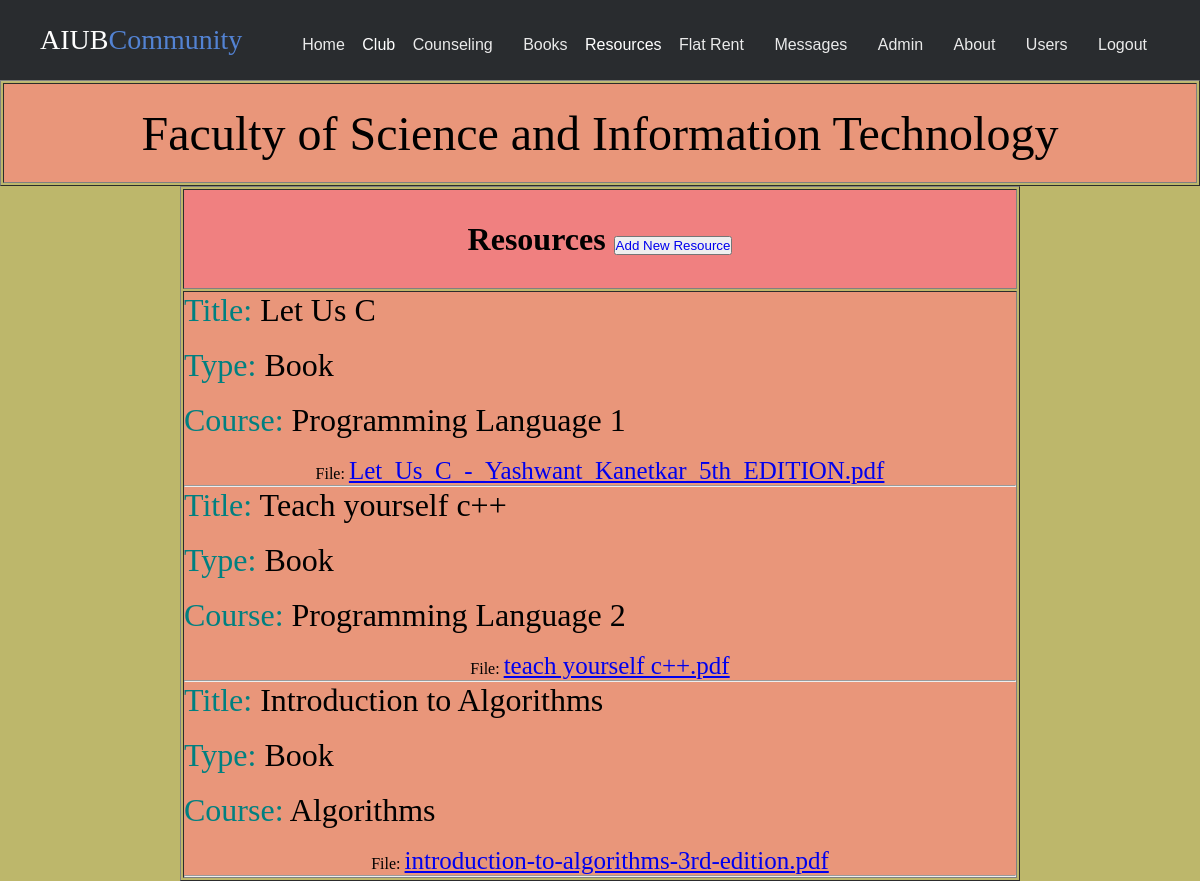
Page /App/Resources/fsit.php (signed in) on the committed database.
### tables this page shows
CREATE TABLE `resources` (
  `SL` int(255) NOT NULL,
  `Name` varchar(255) NOT NULL,
  `Dir` varchar(255) NOT NULL,
  `Title` varchar(255) NOT NULL,
  `Type` varchar(255) NOT NULL,
  `Course` varchar(255) NOT NULL,
  `Department` varchar(255) NOT NULL
);

### Library/db.php (called while the page is built)
<?php
$serverName="localhost";
$username="root";
$password="";
$databaseName="aiub community";
function executeNonQuery($query){
global $serverName,$username,$password,$databaseName;
$result=false;
$connection=mysqli_connect($serverName,$username,$password,$databaseName);
if($connection){
    $result=mysqli_query($connection,$query);
}
return $result;
}
function executeQuery($query){
    return executeNonQuery($query);
}
?>

### Data/user_data_access.php (called while the page is built, shortened)
<?php
include_once("../../Library/db.php");
function Readresources($dep)
{
   $sql = "SELECT * FROM resources WHERE Department = '$dep'";
    $result=executeQuery($sql);
    $rscList=array();
    if($result){
       for ($i=0; $row =mysqli_fetch_assoc($result) ; $i++) {
           $rscList[$i]=$row;
       }
    }
    return $rscList;
}
?>

### Core/user_service.php (called while the page is built, shortened)
<?php
include_once("../../data/user_data_access.php");
function resources($dep)
{
    return Readresources($dep);
}
?>

### App/Resources/fsit.php (the view, shortened to what this page needs)
<?php
$uname=$_SESSION['name'];
include_once("../../core/user_service.php");
$rsc= resources("FSIT");
?>
<html>
<head>
  <link rel="stylesheet" href="css/main.css" />
  <link rel="stylesheet" href="../css/header-fixed.css">
  <link rel="stylesheet" href="../CSS/assets/css/footer.css">
</head>
<body bgcolor="DarkKhaki ">
  <header class="header-fixed">
    <div class="header-limiter">
      <h1 style="font-family: Snell Roundhand,cursive;"><a href="../Homee/home.php" >AIUB<span>Community</span></a></h1>
      <nav>
        <a href="../Homee/home.php">Home</a>
        <div class="dropdown">
          <label>Club</label>
        </div>
        <a href="../Counseling/Altruists.php">Counseling</a>
        <a href="../Book/booksnew.php">Books</a>
        <div class="dropdown">
          <label>Resources</label>
        </div>
        <a href="../Flat/flats.php">Flat Rent</a>
        <a href="../Messages/Messages.php">Messages</a>
        <a href="../Profile/Profile.php"><?=$uname?></a>
        <a href="../About/About.php">About</a>
        <?php
        if ($uname=="Admin") {
          echo "<a href=\"../Admin/users.php\">Users</a>";
        }
        ?>
        <a href="../Login/logout.php">Logout</a>
      </nav>
    </div>
  </header>
  <table border="1"  align="center" width="100%">
<tr>
  <td colspan="10" align="center" height="100"  style="background-color: DarkSalmon;">
    <font size="8"> Faculty of Science and Information Technology</font>
  </td>
</tr>
</table>
<form method="POST" action="<?= htmlspecialchars($_SERVER['PHP_SELF']);?>">
<table  border="1" class="tableR" align="center" width="70%" style=" table-layout: fixed;">
   <tr height="" >
    <td colspan="5" style="background-color: LIGHTCORAL;text-align: center;"><h1>Resources <?php
        if ($uname=="Admin") {
          echo "<button ><a href=\"../Admin/addResource.php\" style=\"text-decoration: none;\">Add New Resource</a></button>";
        }
        ?></h1></td>
  </tr>
  <tr>
    <td  colspan="5" style="background-color: DARKSALMON;word-wrap: break-word;">
      <?php
     foreach ($rsc as $rows)
      {
        $name = $rows['Name'];
        $title = $rows['Title'];
        $type = $rows['Type'];
        $course = $rows['Course'];
        $files_show= "Files/$name";
      ?>
        <font size="6" color="TEAL">Title: </font>
        <label><font size="6"><?= $title; ?></font></label>
        <br>
        <br>
        <font size="6" color="TEAL">Type: </font>
        <font size="6"><?= $type; ?></font>
                <br>
        <br>
        <font size="6" color="TEAL">Course: </font>
        <label><font size="6"><?= $course; ?></font></label>
<br>
        <br>
       <div align=center>File: <a id="file" href="<?= $files_show; ?>"><?= $name; ?></a></div>
       <hr>
        <?php
      }
        ?>
      </td>
      </tr>
  </table>
 </form>
<body>
  </html>

### App/Resources/CSS/main.css (style rules this page uses)
.tableR { text-align: left; }
table[align="center"] { margin: 0 auto; }
.tableR,tr { height: 100px; }
#file { font-size: 25px; }

### App/CSS/header-fixed.css (style rules this page uses)
* { margin: 0px; padding: 0px; }
.dropdown { position: relative; display: inline-block; }
.header-fixed { background-color:#292c2f; box-shadow:0 1px 1px #ccc; padding: 20px 40px; height: 80px; color: #ffffff; box-sizing: border-box; top:-100px; -webkit-transition:top 0.3s; transition:top 0.3s; }
.header-fixed .header-limiter { max-width: 1200px; text-align: center; margin: 0 auto; }
.header-fixed .header-limiter h1 { float: left; font: normal 28px Cookie, Arial, Helvetica, sans-serif; line-height: 40px; margin: 0; }
.header-fixed .header-limiter h1 span { color: #5383d3; }
.header-fixed .header-limiter a { color: #ffffff; text-decoration: none; }
.header-fixed .header-limiter nav { font:16px Arial, Helvetica, sans-serif; line-height: 40px; float: right; }
.header-fixed .header-limiter nav a { display: inline-block; padding: 5px 13px; text-decoration:none; color: #ffffff; opacity: 0.9; }

### rows in the picture
resources: Title "Let Us C", Type "Book", Course "Programming Language 1", Name "Let_Us_C_-_Yashwant_Kanetkar_5th_EDITION.pdf"
resources: Title "Teach yourself c++", Type "Book", Course "Programming Language 2", Name "teach yourself c++.pdf"
resources: Title "Introduction to Algorithms", Type "Book", Course "Algorithms", Name "introduction-to-algorithms-3rd-edition.pdf"

### other values in the picture
$uname "Admin"
